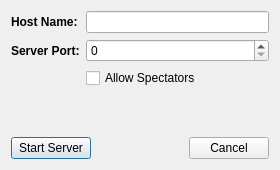
<?xml version="1.0" encoding="UTF-8"?>
<ui version="4.0">
 <class>HostServerDialog</class>
 <widget class="QDialog" name="HostServerDialog">
  <property name="geometry">
   <rect>
    <x>0</x>
    <y>0</y>
    <width>280</width>
    <height>170</height>
   </rect>
  </property>
  <property name="windowTitle">
   <string>Host New Game</string>
  </property>
  <property name="locale">
   <locale language="English" country="UnitedStates"/>
  </property>
  <layout class="QVBoxLayout" name="verticalLayout">
   <item>
    <layout class="QFormLayout" name="formLayout">
     <item row="0" column="0">
      <widget class="QLabel" name="label">
       <property name="font">
        <font>
         <weight>75</weight>
         <bold>true</bold>
        </font>
       </property>
       <property name="text">
        <string>Host Name:</string>
       </property>
       <property name="buddy">
        <cstring>hostNameEdit</cstring>
       </property>
      </widget>
     </item>
     <item row="0" column="1">
      <widget class="QLineEdit" name="hostNameEdit"/>
     </item>
     <item row="1" column="0">
      <widget class="QLabel" name="label_2">
       <property name="font">
        <font>
         <weight>75</weight>
         <bold>true</bold>
        </font>
       </property>
       <property name="text">
        <string>Server Port:</string>
       </property>
       <property name="buddy">
        <cstring>portSpinBox</cstring>
       </property>
      </widget>
     </item>
     <item row="1" column="1">
      <widget class="QSpinBox" name="portSpinBox">
       <property name="maximum">
        <number>99999</number>
       </property>
      </widget>
     </item>
     <item row="2" column="1">
      <widget class="QCheckBox" name="spectatorsCheckBox">
       <property name="text">
        <string>Allow Spectators</string>
       </property>
      </widget>
     </item>
    </layout>
   </item>
   <item>
    <layout class="QHBoxLayout" name="horizontalLayout">
     <item>
      <widget class="QPushButton" name="startServerButton">
       <property name="text">
        <string>Start Server</string>
       </property>
      </widget>
     </item>
     <item>
      <spacer name="horizontalSpacer">
       <property name="orientation">
        <enum>Qt::Horizontal</enum>
       </property>
       <property name="sizeHint" stdset="0">
        <size>
         <width>40</width>
         <height>20</height>
        </size>
       </property>
      </spacer>
     </item>
     <item>
      <widget class="QDialogButtonBox" name="buttonBox">
       <property name="standardButtons">
        <set>QDialogButtonBox::Cancel</set>
       </property>
      </widget>
     </item>
    </layout>
   </item>
  </layout>
 </widget>
 <resources/>
 <connections>
  <connection>
   <sender>startServerButton</sender>
   <signal>clicked()</signal>
   <receiver>HostServerDialog</receiver>
   <slot>startServer()</slot>
   <hints>
    <hint type="sourcelabel">
     <x>65</x>
     <y>147</y>
    </hint>
    <hint type="destinationlabel">
     <x>65</x>
     <y>169</y>
    </hint>
   </hints>
  </connection>
  <connection>
   <sender>buttonBox</sender>
   <signal>rejected()</signal>
   <receiver>HostServerDialog</receiver>
   <slot>reject()</slot>
   <hints>
    <hint type="sourcelabel">
     <x>205</x>
     <y>155</y>
    </hint>
    <hint type="destinationlabel">
     <x>206</x>
     <y>167</y>
    </hint>
   </hints>
  </connection>
 </connections>
 <slots>
  <slot>startServer()</slot>
 </slots>
</ui>
